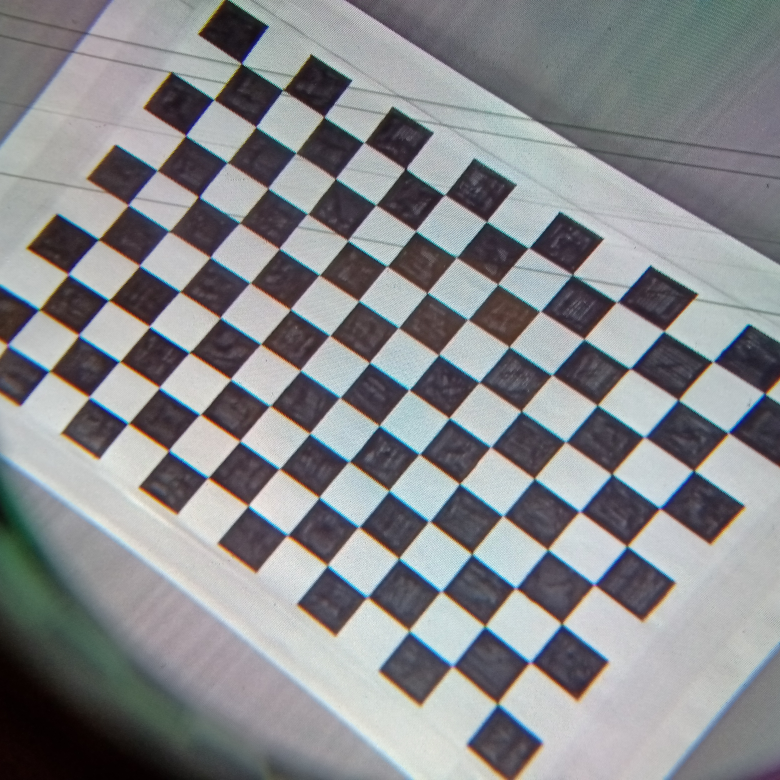
#> input picture calibration/IMG20220325214122.jpg, 3120 x 3120 px (shown at 1/4 size); its folder holds only this picture in this run
$ python cam_calibration.py
#> lines starting #> are read from the running program, lines starting #| are printed output that depends on the picture
import numpy as np
import cv2
import glob

# termination criteria
criteria = (cv2.TERM_CRITERIA_EPS + cv2.TERM_CRITERIA_MAX_ITER, 1, 0.001)

# prepare object points, like (0,0,0), (1,0,0), (2,0,0) ....,(6,5,0)
objp = np.zeros((7*9,3), np.float32) #chess board has 10x14 grid with 9x13 internal corners
objp[:,:2] = np.mgrid[0:7,0:9].T.reshape(-1,2)

# Arrays to store object points and image points from all the images.
objpoints = [] # 3d point in real world space
imgpoints = [] # 2d points in image plane.

path = '/home/digieye/Desktop/digieye_main/calibration/'
images = glob.glob(path + '*.jpg')
mean_error = 0
tot_error = 0
count = 0

# Calibrating camera
for fname in images:
    print('filename', fname)
    img = cv2.imread(fname)
#> img is the input picture: shape (3120, 3120, 3); mean B, G, R 139.6, 136.9, 135.4
    h, w = img.shape[:2]
#> h = 3120; w = 3120
    img = cv2.resize(img,(int(w * 0.4),int(h * 0.4)),interpolation = cv2.INTER_LINEAR)
#> img: shape (1248, 1248, 3)
    gray = cv2.cvtColor(img,cv2.COLOR_BGR2GRAY)
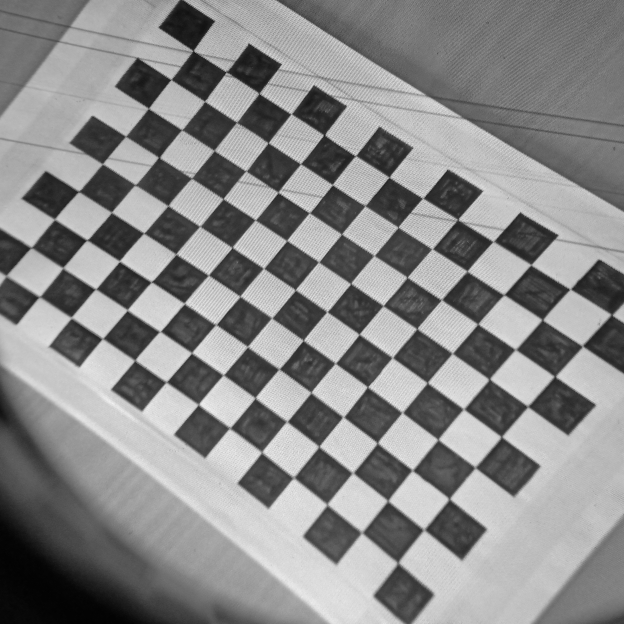
#> gray: shape (1248, 1248) (shown at 1/2 size); min 1, max 254, mean 136.7

    # Find the chess board corners
    ret, corners = cv2.findChessboardCorners(gray, (9,7),None)
#> ret = False; corners = None

    # If found, add object points, image points (after refining them)
    if ret == True:
        count+=1
        objpoints.append(objp)
        #print('objpoints:', objpoints)

        corners2 = cv2.cornerSubPix(gray,corners,(11,11),(-1,-1),criteria)
        imgpoints.append(corners2)
        #print('imgpoints:', imgpoints)

        # Draw and display the corners
        img = cv2.drawChessboardCorners(img, (9,7), corners2,ret)
        #img = cv2.resize(img,(int(w * 0.4),int(h * 0.4)),interpolation = cv2.INTER_LINEAR)
        cv2.imshow('img',img)
        ret, mtx, dist, rvecs, tvecs = cv2.calibrateCamera(objpoints, imgpoints, gray.shape[::-1],None,None)
        # Printing out camera matrix
        print('Derived camera mtx:', mtx)
        # Printing out distortion mqatrix
        print('Derived distortion mtx:', dist)
        # Calculating Re-Projection error: estimate accuracy of derived parameters

        for i in range(len(objpoints)):
            imgpoints2, _ = cv2.projectPoints(objpoints[i], rvecs[i], tvecs[i], mtx, dist)
            error = cv2.norm(imgpoints[i],imgpoints2, cv2.NORM_L2)/len(imgpoints2)
            tot_error += error
        print('total error: ', mean_error/len(objpoints))
    cv2.waitKey(5000)

print('Count:', count)
# Camera original
# Derived camera mtx: [[  9.51493418e+02   0.00000000e+00   1.56000002e+03]
# [  0.00000000e+00   3.02679563e+02   1.56000001e+03]
# [  0.00000000e+00   0.00000000e+00   1.00000000e+00]]
# Derived distortion mtx: [[ -2.40746795e-02   1.34025503e-04  -9.59547051e-04   4.20920362e-04
#   -2.13270837e-07]]

#Derived camera mtx: [[ 108.95574269    0.          624.00001481]
# [   0.          226.33826802  624.00000436]
# [   0.            0.            1.        ]]
#Derived distortion mtx: [[ -1.69037705e-02   6.03749030e-05   2.08529246e-03   6.51573154e-04
#   -6.00731931e-08]]

#Derived camera mtx: [[ 102.92304868    0.          624.00010882]
# [   0.          286.10318854  623.99997651]
# [   0.            0.            1.        ]]
#Derived distortion mtx: [[ -1.64128705e-02   7.21592651e-05   1.55204297e-03   2.67011805e-03
#   -8.04152141e-08]]

cv2.destroyAllWindows()

$ run again, on calibration/IMG20220325214251.jpg
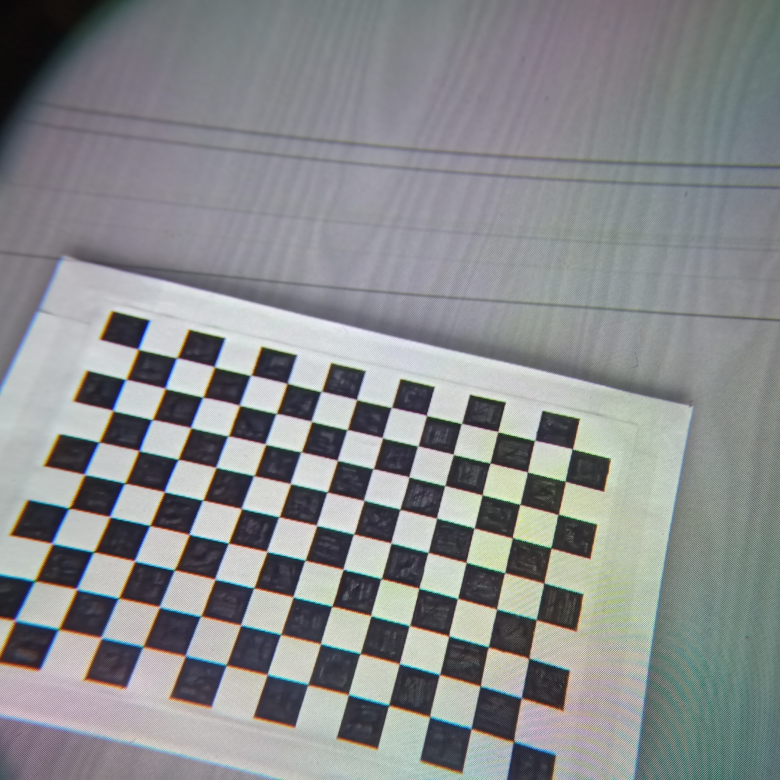
#> input picture calibration/IMG20220325214251.jpg, 3120 x 3120 px (shown at 1/4 size)
#> img is the input picture: shape (3120, 3120, 3); mean B, G, R 140, 138.8, 136.6
#> img: shape (1248, 1248, 3)
#> `gray = cv2.cvtColor(img,cv2.COLOR_BGR2GRAY)`:
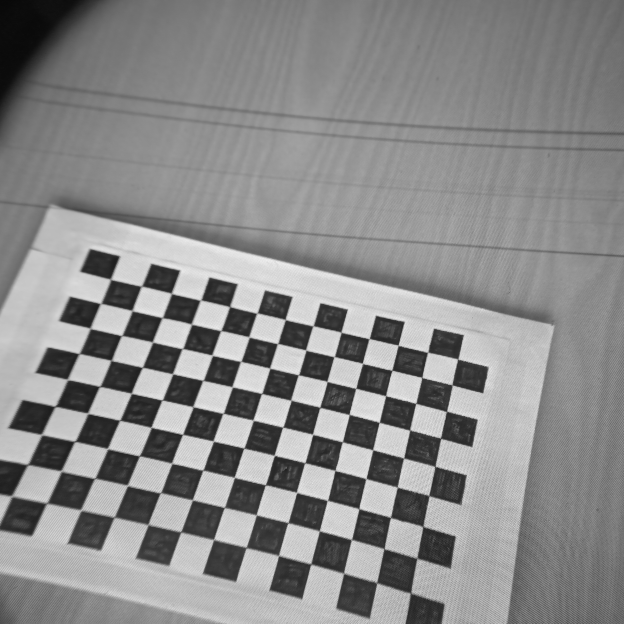
#> gray: shape (1248, 1248) (shown at 1/2 size); min 7, max 253, mean 138.3
#> ret = False; corners = None

$ run again, on calibration/IMG20220325214224.jpg
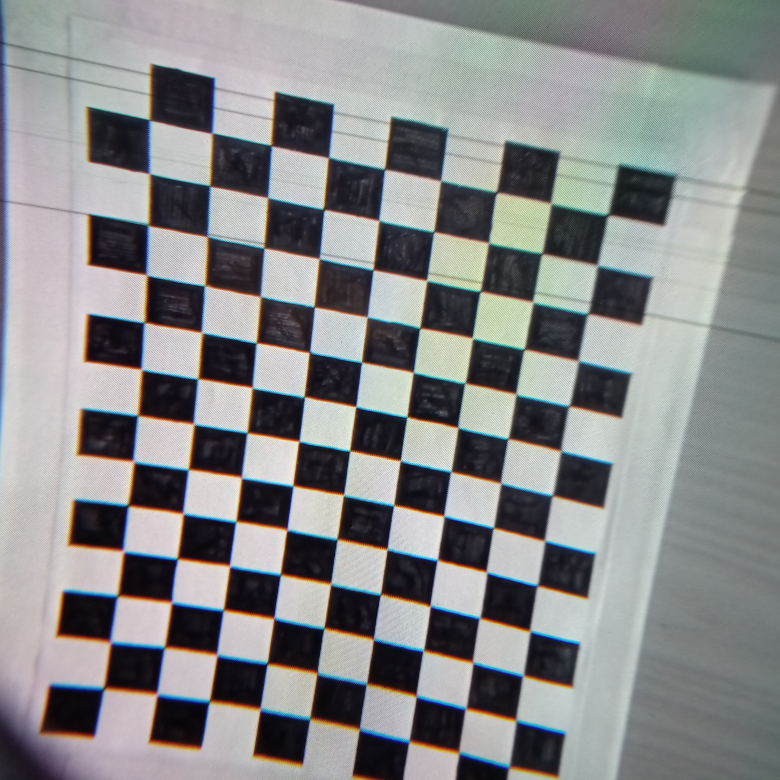
#> input picture calibration/IMG20220325214224.jpg, 3120 x 3120 px (shown at 1/4 size)
#> img is the input picture: shape (3120, 3120, 3); mean B, G, R 137.1, 136.8, 135.5
#> img: shape (1248, 1248, 3)
#> `gray = cv2.cvtColor(img,cv2.COLOR_BGR2GRAY)`:
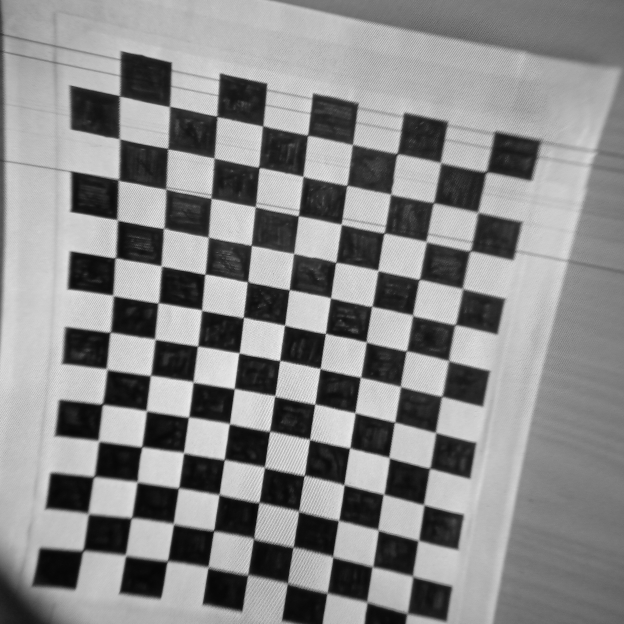
#> gray: shape (1248, 1248) (shown at 1/2 size); min 2, max 255, mean 136.4
#> ret = False; corners = None

$ run again, on calibration/IMG20220325214228.jpg
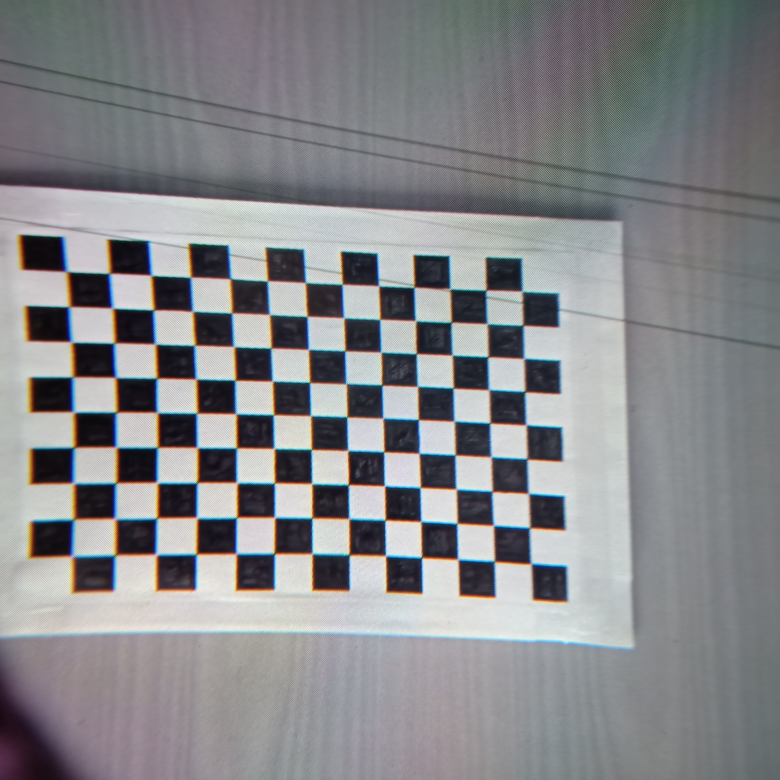
#> input picture calibration/IMG20220325214228.jpg, 3120 x 3120 px (shown at 1/4 size)
#> img is the input picture: shape (3120, 3120, 3); mean B, G, R 137.6, 134.8, 134
#> img: shape (1248, 1248, 3)
#> `gray = cv2.cvtColor(img,cv2.COLOR_BGR2GRAY)`:
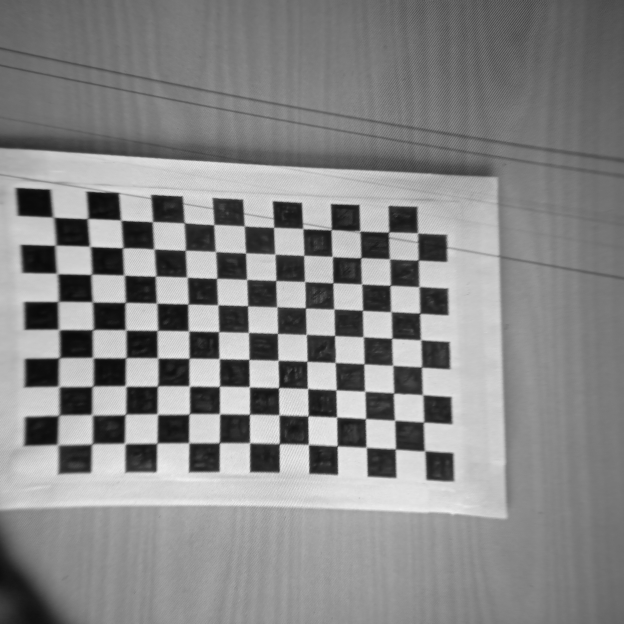
#> gray: shape (1248, 1248) (shown at 1/2 size); min 9, max 252, mean 134.8
#> ret = False; corners = None

$ run again, on calibration/IMG20220325214234.jpg
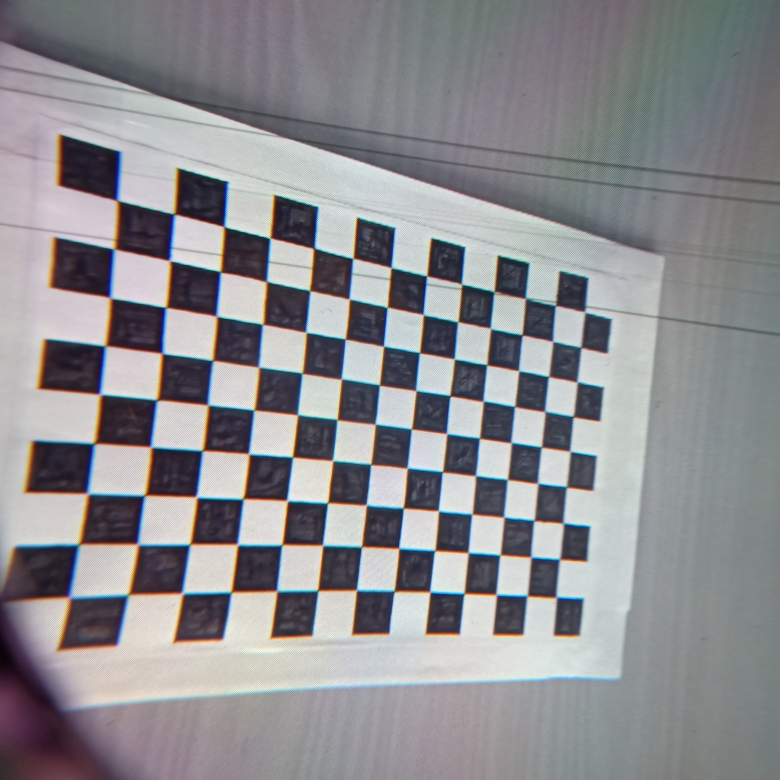
#> input picture calibration/IMG20220325214234.jpg, 3120 x 3120 px (shown at 1/4 size)
#> img is the input picture: shape (3120, 3120, 3); mean B, G, R 143.9, 140.2, 140.8
#> img: shape (1248, 1248, 3)
#> `gray = cv2.cvtColor(img,cv2.COLOR_BGR2GRAY)`:
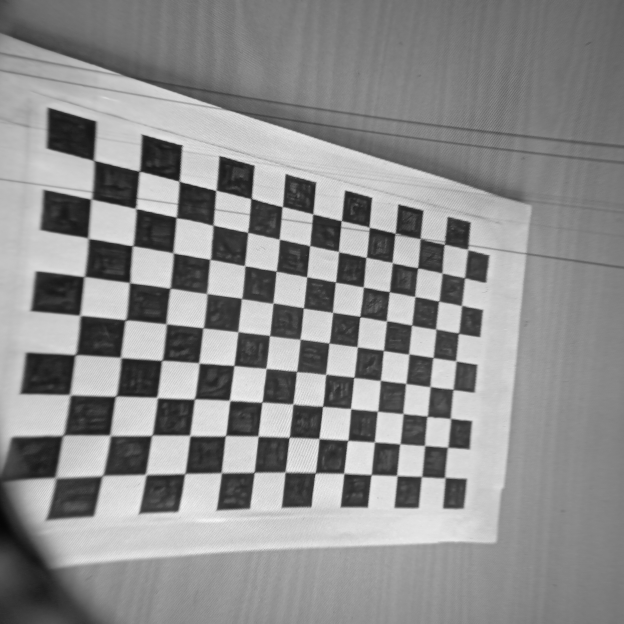
#> gray: shape (1248, 1248) (shown at 1/2 size); min 5, max 253, mean 140.8
#> ret = False; corners = None
